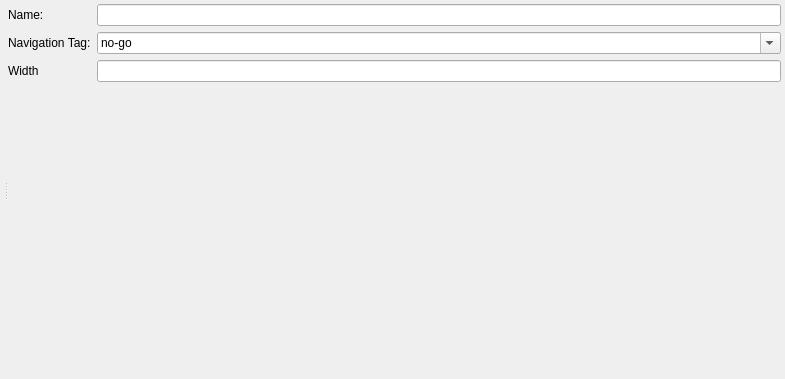
<?xml version="1.0" encoding="UTF-8"?>
<ui version="4.0">
 <class>Form</class>
 <widget class="QWidget" name="Form">
  <property name="geometry">
   <rect>
    <x>0</x>
    <y>0</y>
    <width>785</width>
    <height>379</height>
   </rect>
  </property>
  <property name="windowTitle">
   <string>Form</string>
  </property>
  <layout class="QVBoxLayout" name="verticalLayout_2">
   <property name="margin">
    <number>4</number>
   </property>
   <item>
    <widget class="QSplitter" name="splitter">
     <property name="orientation">
      <enum>Qt::Horizontal</enum>
     </property>
     <widget class="QWidget" name="layoutWidget">
      <layout class="QVBoxLayout" name="verticalLayout_3">
       <property name="margin">
        <number>0</number>
       </property>
       <item>
        <widget class="QWidget" name="myGeneralCanvas" native="true">
         <property name="sizePolicy">
          <sizepolicy hsizetype="MinimumExpanding" vsizetype="Fixed">
           <horstretch>0</horstretch>
           <verstretch>0</verstretch>
          </sizepolicy>
         </property>
         <property name="element_type" stdset="0">
          <string>general_canvas</string>
         </property>
        </widget>
       </item>
       <item>
        <widget class="QWidget" name="myDisplayCanvas" native="true">
         <property name="sizePolicy">
          <sizepolicy hsizetype="MinimumExpanding" vsizetype="MinimumExpanding">
           <horstretch>0</horstretch>
           <verstretch>0</verstretch>
          </sizepolicy>
         </property>
         <property name="minimumSize">
          <size>
           <width>0</width>
           <height>0</height>
          </size>
         </property>
         <property name="element_type" stdset="0">
          <string>display_widget_canvas</string>
         </property>
        </widget>
       </item>
      </layout>
     </widget>
     <widget class="QWidget" name="widget" native="true">
      <layout class="QFormLayout" name="formLayout">
       <item row="0" column="0">
        <widget class="QLabel" name="short_name_label">
         <property name="text">
          <string>Name:</string>
         </property>
        </widget>
       </item>
       <item row="0" column="1">
        <widget class="QLineEdit" name="short_name"/>
       </item>
       <item row="4" column="1">
        <spacer name="verticalSpacer">
         <property name="orientation">
          <enum>Qt::Vertical</enum>
         </property>
         <property name="sizeHint" stdset="0">
          <size>
           <width>20</width>
           <height>18</height>
          </size>
         </property>
        </spacer>
       </item>
       <item row="1" column="1">
        <widget class="QComboBox" name="nav_tag">
         <property name="editable">
          <bool>true</bool>
         </property>
         <item>
          <property name="text">
           <string>no-go</string>
          </property>
         </item>
         <item>
          <property name="text">
           <string>road</string>
          </property>
         </item>
         <item>
          <property name="text">
           <string>predestrian-path</string>
          </property>
         </item>
        </widget>
       </item>
       <item row="1" column="0">
        <widget class="QLabel" name="nav_tag_label">
         <property name="text">
          <string>Navigation Tag:</string>
         </property>
        </widget>
       </item>
       <item row="3" column="0">
        <widget class="QLabel" name="nav_tag_width_label">
         <property name="text">
          <string>Width</string>
         </property>
        </widget>
       </item>
       <item row="3" column="1">
        <widget class="QLineEdit" name="nav_tag_width">
         <property name="source-units" stdset="0">
          <string>meters</string>
         </property>
         <property name="display-units" stdset="0">
          <string>meters</string>
         </property>
        </widget>
       </item>
      </layout>
     </widget>
    </widget>
   </item>
  </layout>
 </widget>
 <resources/>
 <connections/>
</ui>
